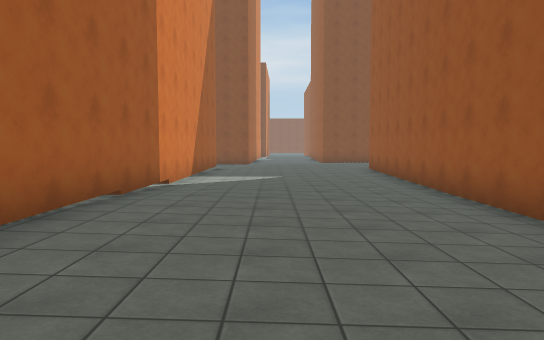
view 1 (above)

23 first-person views from a walk through a scene from a Unity 3-D project. The camera is 1.5 m above the floor, tilts 4° down and sees 70° across. The floor is counted in squares, 1.89 m on a side. Each view is taken from the middle of a square. On the plan, view 1 faces up. The plan holds only what a view shows up to about 12 squares ahead; the rest is blank. The place goes on beyond the plan. The player character is not drawn. Surface patterns are stand-ins for the level's own textures.

view 2
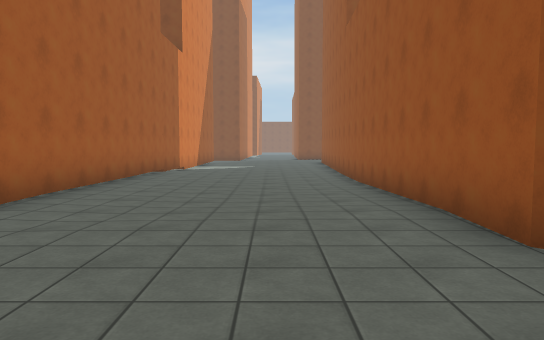

view 3
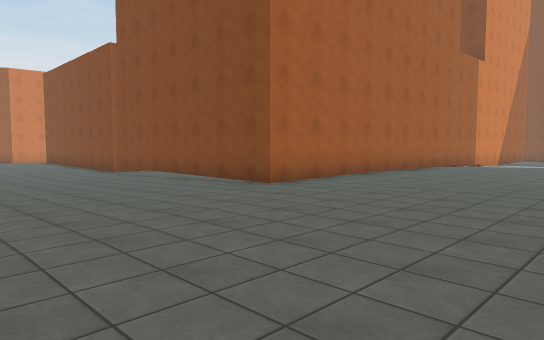

view 4
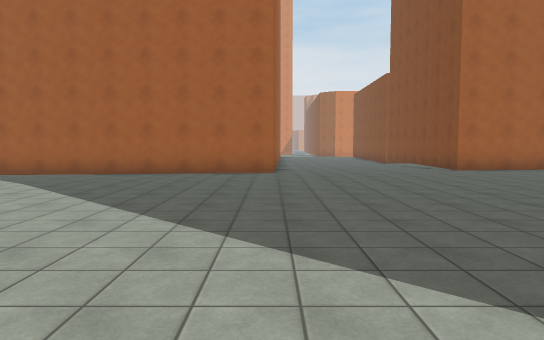

view 5
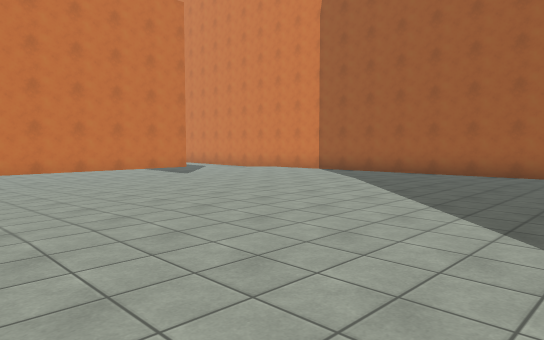

view 6
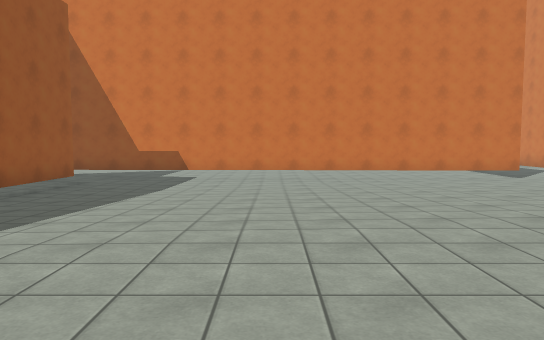

view 7
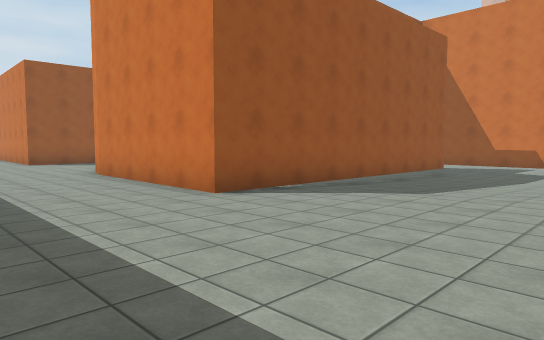

view 8
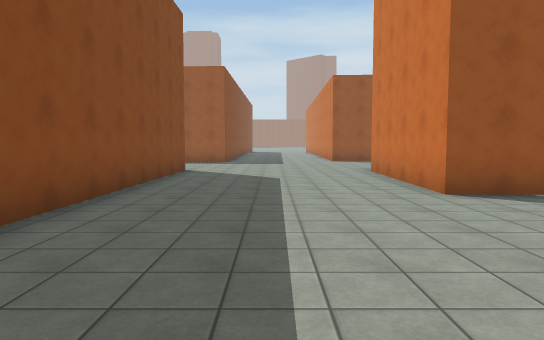

view 9
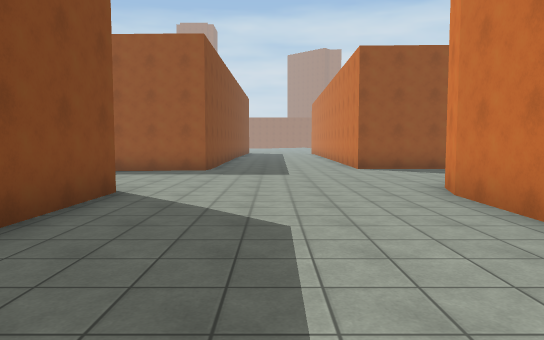

view 10
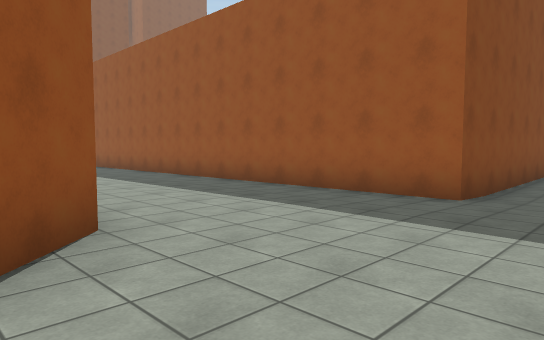

view 11
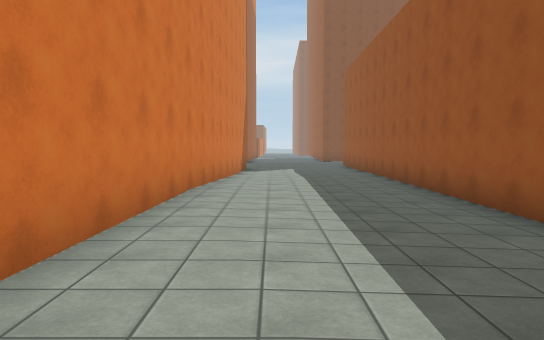

view 12
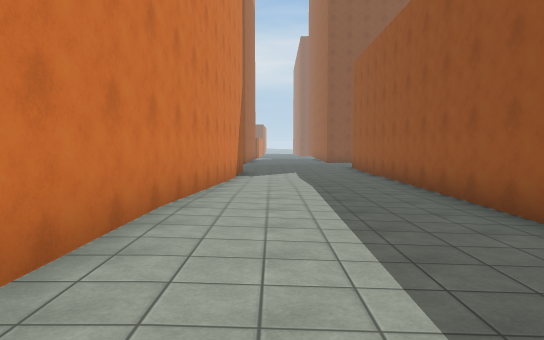

view 13
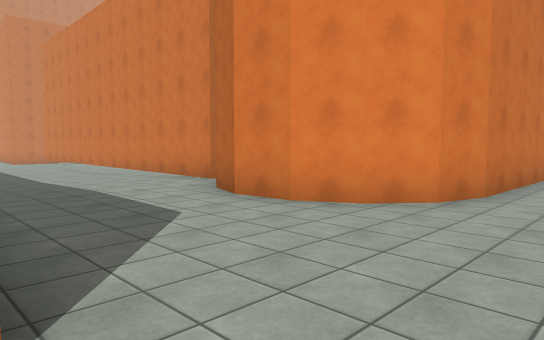

view 14
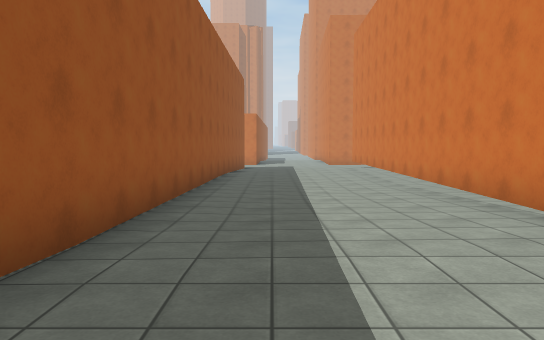

view 15
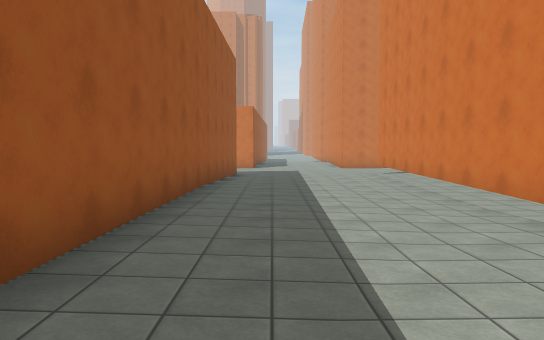

view 16
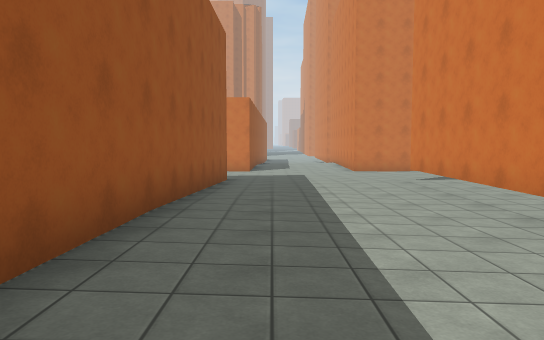

view 17
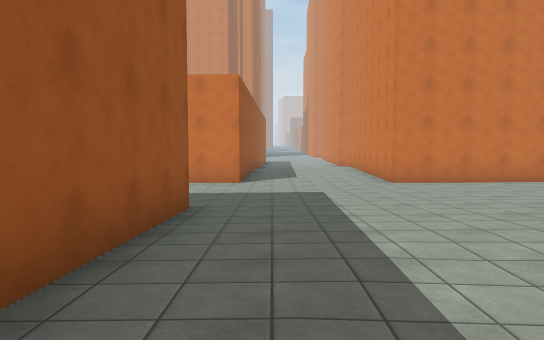

view 18
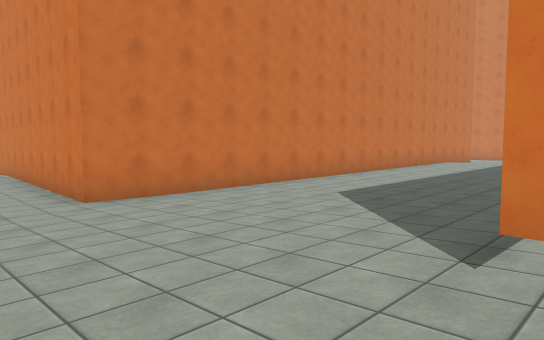

view 19
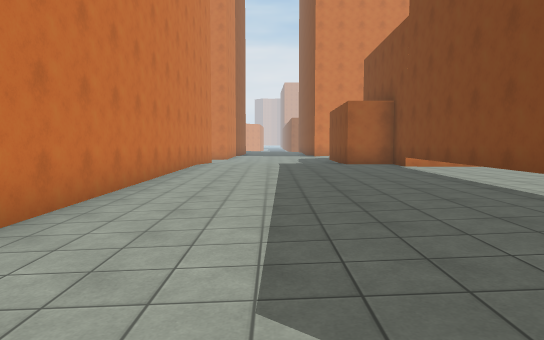

view 20
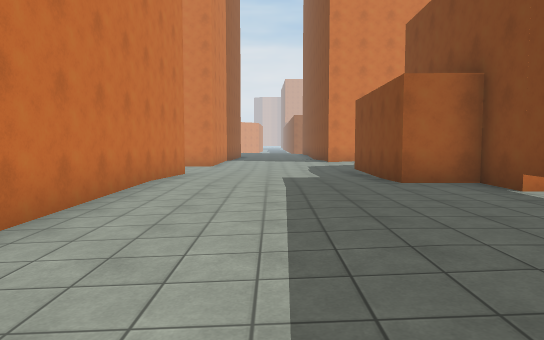

view 21
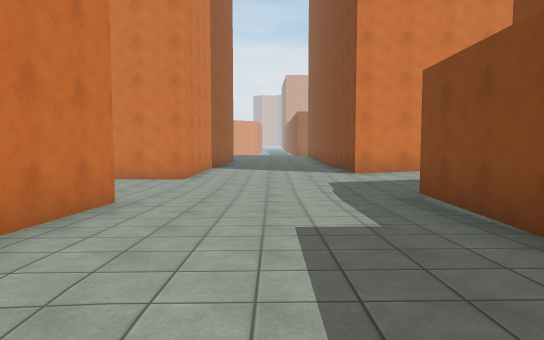

view 22
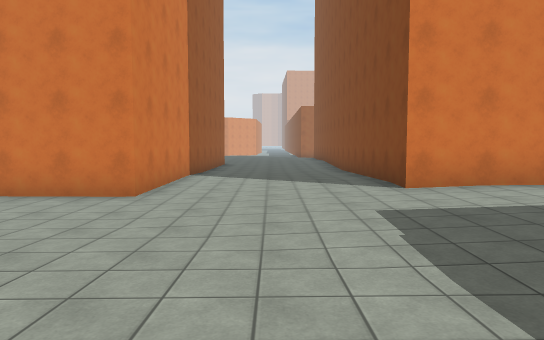

view 23
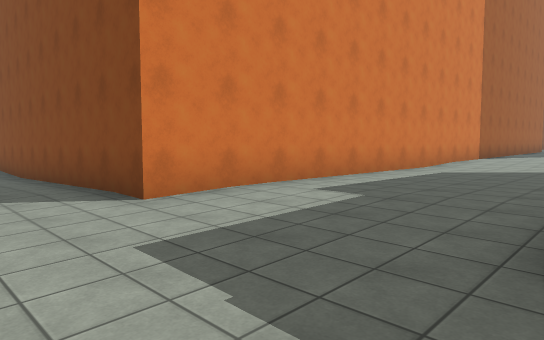

### Floor plan
Key: @ floor where view 1 was taken; # wall or solid block; . main floor; : floor 0.25 m higher than the main floor; - floor 0.25 m lower than the main floor; + floor 0.5 m higher than the main floor; _ floor 0.5 m lower than the main floor.
Columns run from 11 left of view 1 to 25 right of it. Each row starts with its distance up from view 1.
 12         #......#
 11         #......#                #..
 10         #......#                #....
  9         #......#                #...#
  8         #......#               ##.:.#
  7         #:::...#               #::::#
  6         #:::...#               #::::#
  5         #:::...#               #::::#
  4         #:::..##               #::::#
  3         #::::.#                #+:::#
  2         #::::.#                #+:::#
  1         #:::::#                #+:::#
  0         #::@::#                #++::#
 -1         #+::::#                #++::#
 -2         #+::++#                #++::#
 -3    ######+++++#                #++::#
 -4   ...:::::+++++        #########+++:#
 -5  .....::::++++++     ++++++++++++++:#
 -6  .....::::+++++++   +++++++++++++++::
 -7  .....:::::+++++++++ +++++++++++++++:
 -8       .::::++++++++ +++++++++++++++++
 -9          #:++++++++ +++++++++++++++++
-10          #::+++++++++++++#######++++#
-11          #::+++++++++++++#     ##+++#
-12          #::++++++++++:::#      #+++#
-13          #::+++++++::::::#      #+++#
-14         ##:::+++:::::::::#      ++++#
-15         #:::::::::::::::.#     #++::#
-16         #:::::::::::.....#     #::::#
-17         #  ::::::........#     #::::#
-18         # :::............#     #::::#
-19         #... .............:    #..::#
-20         #... #######......:   ##..::#
-21         #...       ########   #....:#
-22         #...                  #....:#
-23         #...                  #....:#
-24         #....                 #.....#
-25         #....                 #.....#
-26         #....                 #.....#
-27         #....                 #.....#
-28         #...-    ########     #..---#
-29 #########----#####........ ...------#
-30 _____------------..........---------#
-31    __------------......------------_
-32     _-----___-----..-----------______
-33    ___________--------------_________
-34    ___________----------_____________
-35    ######____##################____##
-36         #__                   #____#

Where each view was taken, in squares from view 1:
view 1: 0 up, 0 right, facing up
view 2: 6 down, 1 right, facing up
view 3: 9 down, 3 right, facing up-left
view 4: 9 down, 9 right, facing left
view 5: 9 down, 9 right, facing down-left
view 6: 9 down, 9 right, facing down
view 7: 6 down, 9 right, facing down-right
view 8: 7 down, 8 right, facing right
view 9: 7 down, 13 right, facing right
view 10: 7 down, 19 right, facing up-right
view 11: 3 down, 22 right, facing up
view 12: 1 down, 22 right, facing up
view 13: 8 down, 25 right, facing down-left
view 14: 12 down, 23 right, facing down
view 15: 16 down, 23 right, facing down
view 16: 19 down, 23 right, facing down
view 17: 24 down, 23 right, facing down
view 18: 28 down, 22 right, facing down-left
view 19: 32 down, 18 right, facing left
view 20: 32 down, 13 right, facing left
view 21: 32 down, 8 right, facing left
view 22: 32 down, 4 right, facing left
view 23: 32 down, 2 right, facing up-left
